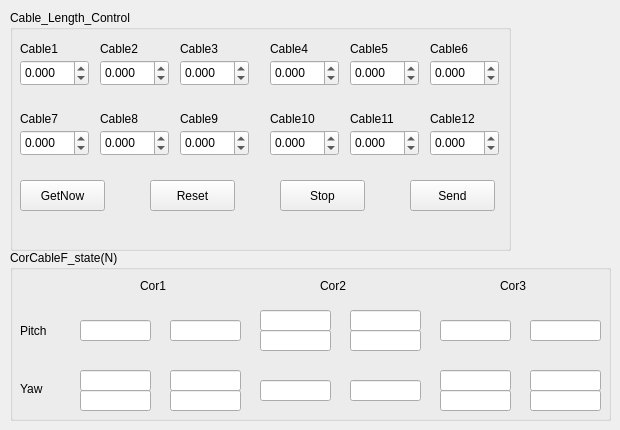
      <widget class="QWidget" name="Cable_Length_Control">
       <attribute name="title">
        <string>Cable_Control</string>
       </attribute>
       <widget class="QGroupBox" name="Cable_Length_Control_2">
        <property name="geometry">
         <rect>
          <x>10</x>
          <y>10</y>
          <width>501</width>
          <height>241</height>
         </rect>
        </property>
        <property name="title">
         <string>Cable_Length_Control</string>
        </property>
        <widget class="QPushButton" name="setCablePositionButton">
         <property name="geometry">
          <rect>
           <x>400</x>
           <y>170</y>
           <width>85</width>
           <height>31</height>
          </rect>
         </property>
         <property name="text">
          <string>Send</string>
         </property>
        </widget>
        <widget class="QLabel" name="cable6">
         <property name="geometry">
          <rect>
           <x>420</x>
           <y>30</y>
           <width>67</width>
           <height>17</height>
          </rect>
         </property>
         <property name="text">
          <string>Cable6</string>
         </property>
        </widget>
        <widget class="QDoubleSpinBox" name="cable8_position">
         <property name="geometry">
          <rect>
           <x>90</x>
           <y>120</y>
           <width>69</width>
           <height>26</height>
          </rect>
         </property>
         <property name="decimals">
          <number>3</number>
         </property>
         <property name="minimum">
          <double>-100.000000000000000</double>
         </property>
         <property name="maximum">
          <double>100.000000000000000</double>
         </property>
         <property name="singleStep">
          <double>0.500000000000000</double>
         </property>
         <property name="value">
          <double>0.000000000000000</double>
         </property>
        </widget>
        <widget class="QLabel" name="cable7">
         <property name="geometry">
          <rect>
           <x>10</x>
           <y>100</y>
           <width>67</width>
           <height>17</height>
          </rect>
         </property>
         <property name="text">
          <string>Cable7</string>
         </property>
        </widget>
        <widget class="QDoubleSpinBox" name="cable5_position">
         <property name="geometry">
          <rect>
           <x>340</x>
           <y>50</y>
           <width>69</width>
           <height>26</height>
          </rect>
         </property>
         <property name="decimals">
          <number>3</number>
         </property>
         <property name="minimum">
          <double>-100.000000000000000</double>
         </property>
         <property name="maximum">
          <double>100.000000000000000</double>
         </property>
         <property name="singleStep">
          <double>0.500000000000000</double>
         </property>
         <property name="value">
          <double>0.000000000000000</double>
         </property>
        </widget>
        <widget class="QDoubleSpinBox" name="cable2_position">
         <property name="geometry">
          <rect>
           <x>90</x>
           <y>50</y>
           <width>69</width>
           <height>26</height>
          </rect>
         </property>
         <property name="decimals">
          <number>3</number>
         </property>
         <property name="minimum">
          <double>-100.000000000000000</double>
         </property>
         <property name="maximum">
          <double>100.000000000000000</double>
         </property>
         <property name="singleStep">
          <double>0.500000000000000</double>
         </property>
         <property name="value">
          <double>0.000000000000000</double>
         </property>
        </widget>
        <widget class="QLabel" name="cable10">
         <property name="geometry">
          <rect>
           <x>260</x>
           <y>100</y>
           <width>67</width>
           <height>17</height>
          </rect>
         </property>
         <property name="text">
          <string>Cable10</string>
         </property>
        </widget>
        <widget class="QDoubleSpinBox" name="cable11_position">
         <property name="geometry">
          <rect>
           <x>340</x>
           <y>120</y>
           <width>69</width>
           <height>26</height>
          </rect>
         </property>
         <property name="decimals">
          <number>3</number>
         </property>
         <property name="minimum">
          <double>-100.000000000000000</double>
         </property>
         <property name="maximum">
          <double>100.000000000000000</double>
         </property>
         <property name="singleStep">
          <double>0.500000000000000</double>
         </property>
         <property name="value">
          <double>0.000000000000000</double>
         </property>
        </widget>
        <widget class="QLabel" name="cable9">
         <property name="geometry">
          <rect>
           <x>170</x>
           <y>100</y>
           <width>67</width>
           <height>17</height>
          </rect>
         </property>
         <property name="text">
          <string>Cable9</string>
         </property>
        </widget>
        <widget class="QDoubleSpinBox" name="cable9_position">
         <property name="geometry">
          <rect>
           <x>170</x>
           <y>120</y>
           <width>69</width>
           <height>26</height>
          </rect>
         </property>
         <property name="decimals">
          <number>3</number>
         </property>
         <property name="minimum">
          <double>-100.000000000000000</double>
         </property>
         <property name="maximum">
          <double>100.000000000000000</double>
         </property>
         <property name="singleStep">
          <double>0.500000000000000</double>
         </property>
         <property name="value">
          <double>0.000000000000000</double>
         </property>
        </widget>
        <widget class="QPushButton" name="getnowCablePositionButton">
         <property name="geometry">
          <rect>
           <x>10</x>
           <y>170</y>
           <width>85</width>
           <height>31</height>
          </rect>
         </property>
         <property name="text">
          <string>GetNow</string>
         </property>
        </widget>
        <widget class="QDoubleSpinBox" name="cable7_position">
         <property name="geometry">
          <rect>
           <x>10</x>
           <y>120</y>
           <width>69</width>
           <height>26</height>
          </rect>
         </property>
         <property name="decimals">
          <number>3</number>
         </property>
         <property name="minimum">
          <double>-100.000000000000000</double>
         </property>
         <property name="maximum">
          <double>100.000000000000000</double>
         </property>
         <property name="singleStep">
          <double>0.500000000000000</double>
         </property>
         <property name="value">
          <double>0.000000000000000</double>
         </property>
        </widget>
        <widget class="QPushButton" name="resetCablePositionButton">
         <property name="geometry">
          <rect>
           <x>140</x>
           <y>170</y>
           <width>85</width>
           <height>31</height>
          </rect>
         </property>
         <property name="text">
          <string>Reset</string>
         </property>
        </widget>
        <widget class="QLabel" name="cable2">
         <property name="geometry">
          <rect>
           <x>90</x>
           <y>30</y>
           <width>67</width>
           <height>17</height>
          </rect>
         </property>
         <property name="text">
          <string>Cable2</string>
         </property>
        </widget>
        <widget class="QDoubleSpinBox" name="cable6_position">
         <property name="geometry">
          <rect>
           <x>420</x>
           <y>50</y>
           <width>69</width>
           <height>26</height>
          </rect>
         </property>
         <property name="decimals">
          <number>3</number>
         </property>
         <property name="minimum">
          <double>-100.000000000000000</double>
         </property>
         <property name="maximum">
          <double>100.000000000000000</double>
         </property>
         <property name="singleStep">
          <double>0.500000000000000</double>
         </property>
         <property name="value">
          <double>0.000000000000000</double>
         </property>
        </widget>
        <widget class="QLabel" name="cable8">
         <property name="geometry">
          <rect>
           <x>90</x>
           <y>100</y>
           <width>67</width>
           <height>17</height>
          </rect>
         </property>
         <property name="text">
          <string>Cable8</string>
         </property>
        </widget>
        <widget class="QDoubleSpinBox" name="cable4_position">
         <property name="geometry">
          <rect>
           <x>260</x>
           <y>50</y>
           <width>69</width>
           <height>26</height>
          </rect>
         </property>
         <property name="decimals">
          <number>3</number>
         </property>
         <property name="minimum">
          <double>-100.000000000000000</double>
         </property>
         <property name="maximum">
          <double>100.000000000000000</double>
         </property>
         <property name="singleStep">
          <double>0.500000000000000</double>
         </property>
         <property name="value">
          <double>0.000000000000000</double>
         </property>
        </widget>
        <widget class="QLabel" name="cable1">
         <property name="geometry">
          <rect>
           <x>10</x>
           <y>30</y>
           <width>67</width>
           <height>17</height>
          </rect>
         </property>
         <property name="text">
          <string>Cable1</string>
         </property>
        </widget>
        <widget class="QDoubleSpinBox" name="cable12_position">
         <property name="geometry">
          <rect>
           <x>420</x>
           <y>120</y>
           <width>69</width>
           <height>26</height>
          </rect>
         </property>
         <property name="decimals">
          <number>3</number>
         </property>
         <property name="minimum">
          <double>-100.000000000000000</double>
         </property>
         <property name="maximum">
          <double>100.000000000000000</double>
         </property>
         <property name="singleStep">
          <double>0.500000000000000</double>
         </property>
         <property name="value">
          <double>0.000000000000000</double>
         </property>
        </widget>
        <widget class="QDoubleSpinBox" name="cable10_position">
         <property name="geometry">
          <rect>
           <x>260</x>
           <y>120</y>
           <width>69</width>
           <height>26</height>
          </rect>
         </property>
         <property name="decimals">
          <number>3</number>
         </property>
         <property name="minimum">
          <double>-100.000000000000000</double>
         </property>
         <property name="maximum">
          <double>100.000000000000000</double>
         </property>
         <property name="singleStep">
          <double>0.500000000000000</double>
         </property>
         <property name="value">
          <double>0.000000000000000</double>
         </property>
        </widget>
        <widget class="QDoubleSpinBox" name="cable3_position">
         <property name="geometry">
          <rect>
           <x>170</x>
           <y>50</y>
           <width>69</width>
           <height>26</height>
          </rect>
         </property>
         <property name="decimals">
          <number>3</number>
         </property>
         <property name="minimum">
          <double>-100.000000000000000</double>
         </property>
         <property name="maximum">
          <double>100.000000000000000</double>
         </property>
         <property name="singleStep">
          <double>0.500000000000000</double>
         </property>
         <property name="value">
          <double>0.000000000000000</double>
         </property>
        </widget>
        <widget class="QLabel" name="cable11">
         <property name="geometry">
          <rect>
           <x>340</x>
           <y>100</y>
           <width>67</width>
           <height>17</height>
          </rect>
         </property>
         <property name="text">
          <string>Cable11</string>
         </property>
        </widget>
        <widget class="QLabel" name="cable12">
         <property name="geometry">
          <rect>
           <x>420</x>
           <y>100</y>
           <width>67</width>
           <height>17</height>
          </rect>
         </property>
         <property name="text">
          <string>Cable12</string>
         </property>
        </widget>
        <widget class="QLabel" name="cable5">
         <property name="geometry">
          <rect>
           <x>340</x>
           <y>30</y>
           <width>67</width>
           <height>17</height>
          </rect>
         </property>
         <property name="text">
          <string>Cable5</string>
         </property>
        </widget>
        <widget class="QPushButton" name="stopCablePositionButton">
         <property name="geometry">
          <rect>
           <x>270</x>
           <y>170</y>
           <width>85</width>
           <height>31</height>
          </rect>
         </property>
         <property name="text">
          <string>Stop</string>
         </property>
        </widget>
        <widget class="QLabel" name="cable4">
         <property name="geometry">
          <rect>
           <x>260</x>
           <y>30</y>
           <width>67</width>
           <height>17</height>
          </rect>
         </property>
         <property name="text">
          <string>Cable4</string>
         </property>
        </widget>
        <widget class="QDoubleSpinBox" name="cable1_position">
         <property name="geometry">
          <rect>
           <x>10</x>
           <y>50</y>
           <width>69</width>
           <height>26</height>
          </rect>
         </property>
         <property name="decimals">
          <number>3</number>
         </property>
         <property name="minimum">
          <double>-100.000000000000000</double>
         </property>
         <property name="maximum">
          <double>100.000000000000000</double>
         </property>
         <property name="singleStep">
          <double>0.500000000000000</double>
         </property>
         <property name="value">
          <double>0.000000000000000</double>
         </property>
        </widget>
        <widget class="QLabel" name="cable3">
         <property name="geometry">
          <rect>
           <x>170</x>
           <y>30</y>
           <width>67</width>
           <height>17</height>
          </rect>
         </property>
         <property name="text">
          <string>Cable3</string>
         </property>
        </widget>
       </widget>
       <widget class="QGroupBox" name="cableF_state_3">
        <property name="geometry">
         <rect>
          <x>10</x>
          <y>250</y>
          <width>601</width>
          <height>171</height>
         </rect>
        </property>
        <property name="title">
         <string>CorCableF_state(N)</string>
        </property>
        <widget class="QLabel" name="label_64">
         <property name="geometry">
          <rect>
           <x>10</x>
           <y>60</y>
           <width>61</width>
           <height>41</height>
          </rect>
         </property>
         <property name="text">
          <string>Pitch</string>
         </property>
         <property name="scaledContents">
          <bool>false</bool>
         </property>
        </widget>
        <widget class="QLineEdit" name="cable1_force_4">
         <property name="geometry">
          <rect>
           <x>70</x>
           <y>70</y>
           <width>71</width>
           <height>21</height>
          </rect>
         </property>
        </widget>
        <widget class="QLineEdit" name="cable2_force_4">
         <property name="geometry">
          <rect>
           <x>160</x>
           <y>70</y>
           <width>71</width>
           <height>21</height>
          </rect>
         </property>
        </widget>
        <widget class="QLineEdit" name="cable3_force_4">
         <property name="geometry">
          <rect>
           <x>250</x>
           <y>60</y>
           <width>71</width>
           <height>21</height>
          </rect>
         </property>
        </widget>
        <widget class="QLineEdit" name="cable4_force_4">
         <property name="geometry">
          <rect>
           <x>250</x>
           <y>80</y>
           <width>71</width>
           <height>21</height>
          </rect>
         </property>
        </widget>
        <widget class="QLineEdit" name="cable5_force_4">
         <property name="geometry">
          <rect>
           <x>340</x>
           <y>60</y>
           <width>71</width>
           <height>21</height>
          </rect>
         </property>
        </widget>
        <widget class="QLineEdit" name="cable6_force_4">
         <property name="geometry">
          <rect>
           <x>340</x>
           <y>80</y>
           <width>71</width>
           <height>21</height>
          </rect>
         </property>
        </widget>
        <widget class="QLineEdit" name="cable9_force_4">
         <property name="geometry">
          <rect>
           <x>70</x>
           <y>120</y>
           <width>71</width>
           <height>21</height>
          </rect>
         </property>
        </widget>
        <widget class="QLineEdit" name="cable7_force_4">
         <property name="geometry">
          <rect>
           <x>430</x>
           <y>70</y>
           <width>71</width>
           <height>21</height>
          </rect>
         </property>
        </widget>
        <widget class="QLineEdit" name="cable8_force_4">
         <property name="geometry">
          <rect>
           <x>520</x>
           <y>70</y>
           <width>71</width>
           <height>21</height>
          </rect>
         </property>
        </widget>
        <widget class="QLabel" name="label_72">
         <property name="geometry">
          <rect>
           <x>10</x>
           <y>130</y>
           <width>67</width>
           <height>17</height>
          </rect>
         </property>
         <property name="text">
          <string>Yaw</string>
         </property>
        </widget>
        <widget class="QLineEdit" name="cable11_force_4">
         <property name="geometry">
          <rect>
           <x>160</x>
           <y>120</y>
           <width>71</width>
           <height>21</height>
          </rect>
         </property>
        </widget>
        <widget class="QLineEdit" name="cable12_force_4">
         <property name="geometry">
          <rect>
           <x>160</x>
           <y>140</y>
           <width>71</width>
           <height>21</height>
          </rect>
         </property>
        </widget>
        <widget class="QLineEdit" name="cable10_force_4">
         <property name="geometry">
          <rect>
           <x>70</x>
           <y>140</y>
           <width>71</width>
           <height>21</height>
          </rect>
         </property>
        </widget>
        <widget class="QLineEdit" name="cable13_force_4">
         <property name="geometry">
          <rect>
           <x>250</x>
           <y>130</y>
           <width>71</width>
           <height>21</height>
          </rect>
         </property>
        </widget>
        <widget class="QLineEdit" name="cable14_force_4">
         <property name="geometry">
          <rect>
           <x>340</x>
           <y>130</y>
           <width>71</width>
           <height>21</height>
          </rect>
         </property>
        </widget>
        <widget class="QLineEdit" name="cable15_force_4">
         <property name="geometry">
          <rect>
           <x>430</x>
           <y>120</y>
           <width>71</width>
           <height>21</height>
          </rect>
         </property>
        </widget>
        <widget class="QLineEdit" name="cable16_force_4">
         <property name="geometry">
          <rect>
           <x>430</x>
           <y>140</y>
           <width>71</width>
           <height>21</height>
          </rect>
         </property>
        </widget>
        <widget class="QLineEdit" name="cable17_force_4">
         <property name="geometry">
          <rect>
           <x>520</x>
           <y>120</y>
           <width>71</width>
           <height>21</height>
          </rect>
         </property>
        </widget>
        <widget class="QLineEdit" name="cable18_force_4">
         <property name="geometry">
          <rect>
           <x>520</x>
           <y>140</y>
           <width>71</width>
           <height>21</height>
          </rect>
         </property>
        </widget>
        <widget class="QLabel" name="label_65">
         <property name="geometry">
          <rect>
           <x>130</x>
           <y>20</y>
           <width>51</width>
           <height>31</height>
          </rect>
         </property>
         <property name="text">
          <string>Cor1</string>
         </property>
         <property name="scaledContents">
          <bool>false</bool>
         </property>
        </widget>
        <widget class="QLabel" name="label_70">
         <property name="geometry">
          <rect>
           <x>310</x>
           <y>20</y>
           <width>51</width>
           <height>31</height>
          </rect>
         </property>
         <property name="text">
          <string>Cor2</string>
         </property>
         <property name="scaledContents">
          <bool>false</bool>
         </property>
        </widget>
        <widget class="QLabel" name="label_71">
         <property name="geometry">
          <rect>
           <x>490</x>
           <y>20</y>
           <width>51</width>
           <height>31</height>
          </rect>
         </property>
         <property name="text">
          <string>Cor3</string>
         </property>
         <property name="scaledContents">
          <bool>false</bool>
         </property>
        </widget>
       </widget>
      </widget>
